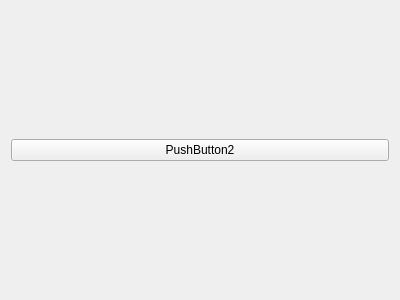
<?xml version="1.0" encoding="UTF-8"?>
<ui version="4.0">
 <class>FormDll</class>
 <widget class="QWidget" name="FormDll">
  <property name="geometry">
   <rect>
    <x>0</x>
    <y>0</y>
    <width>400</width>
    <height>300</height>
   </rect>
  </property>
  <property name="windowTitle">
   <string>Form</string>
  </property>
  <layout class="QVBoxLayout" name="verticalLayout">
   <item>
    <widget class="QPushButton" name="pushButton2">
     <property name="text">
      <string>PushButton2</string>
     </property>
    </widget>
   </item>
  </layout>
 </widget>
 <resources/>
 <connections/>
</ui>
